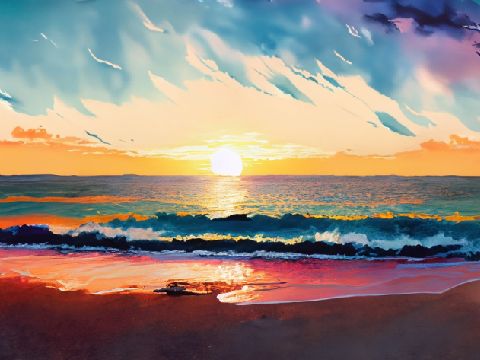
#> input picture src/mrelbp_cpp/sample.bmp, 480 x 360 px
$ python -i MRELBP_op.py   (imports and definitions only)
#> lines starting #> are read from the running program, lines starting #| are printed output that depends on the picture
from scipy.ndimage import median_filter
import cv2

import numpy as np
class MRELBP():
    def __init__(self, r=[2, 4, 6, 8], p = 8, w_c = 3, w_r = [3, 5, 7, 9]):
        self.r = r
        self.p = p
        self.w_c = w_c
        self.w_r = w_r
        self.count = 0
        # step :
        #   RGB2Gray
        #   Median
        #   CI
        #   Bi-interpolation -> RI & ND
        #   Histogram
    def fast_median(self, image, ksize):
        return cv2.medianBlur(image.astype(np.uint8), ksize)

    def median_processing(self, image):
        m_3x3 = self.fast_median(image, self.w_r[0])
        m_5x5 = self.fast_median(image, self.w_r[1])
        m_7x7 = self.fast_median(image, self.w_r[2])
        return m_3x3, m_5x5, m_7x7


    def mrelbp_ci(self, image, in_r):
        window_size = 2 * in_r + 1
        kernel_area = window_size ** 2
        padded = cv2.copyMakeBorder(image, in_r, in_r, in_r, in_r, cv2.BORDER_CONSTANT, value=0)
        h, w = image.shape
        patches = np.lib.stride_tricks.sliding_window_view(padded, (window_size, window_size))
        sum_o = patches.sum(axis=(-1, -2))
        sum_o = sum_o[in_r:h-in_r, in_r:w-in_r]
        pixel_central = image[in_r:h-in_r, in_r:w-in_r]
        scale_value = pixel_central * kernel_area
        return (scale_value >= sum_o).astype(np.uint8)


    # [173 lines left out: functions getInterpolation, convertToFixedPoint, getinterpolation_r_phi, jointHistogram, getNIDescriptor, getRDDescriptor and 4 more, not called in this run]
    def MRELBP(self, image):
        m_3x3, m_5x5, m_7x7 = self.median_processing(image)
        # np.savetxt("median_3x3_py.txt", m_3x3, fmt="%d")
        # np.savetxt("median_5x5_py.txt", m_5x5, fmt="%d")
        # np.savetxt("median_7x7_py.txt", m_7x7, fmt="%d")


        ci_r2 = self.mrelbp_ci(m_3x3, 2)
        ci_r4 = self.mrelbp_ci(m_3x3, 4)
        ci_r6 = self.mrelbp_ci(m_3x3, 6)
        # np.savetxt("ci_r2_py.txt", ci_r2, fmt="%d")
        # np.savetxt("ci_r4_py.txt", ci_r4, fmt="%d")
        # np.savetxt("ci_r6_py.txt", ci_r6, fmt="%d")

        NI_r2, RD_r2= self.NI_RD_descriptor(image, m_3x3, 2)
        NI_r4, RD_r4= self.NI_RD_descriptor(m_3x3, m_5x5, 4)
        NI_r6, RD_r6= self.NI_RD_descriptor(m_5x5, m_7x7, 6)

        # [9 lines of commented-out code are left out]

        hist_r2 = self.jointHistogram(ci_r2, NI_r2, RD_r2)
        hist_r4 = self.jointHistogram(ci_r4, NI_r4, RD_r4)
        hist_r6 = self.jointHistogram(ci_r6, NI_r6, RD_r6)

        hist_o = np.concatenate((hist_r2, hist_r4, hist_r6))

        return hist_o


    # [55 lines left out: functions getInterNeighbors, getNI_RD, not called in this run]

>>> import cv2
>>> picture = cv2.imread('sample.bmp')
#> picture is the input picture: shape (360, 480, 3); mean B, G, R 123.4, 132.5, 146.2
>>> result = MRELBP().MRELBP(picture)
#> call 2 of fast_median, with ksize = 5
#> in fast_median (call 2), `return cv2.medianBlur(image.astype(np.uint8), ksize)`:
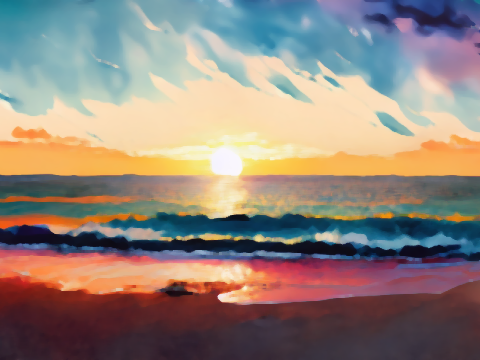
#> returned value: shape (360, 480, 3); mean of channels 0, 1, 2 123.1, 132.1, 146.1; drawn as B, G, R
#> in mrelbp_ci, `padded = cv2.copyMakeBorder(image, in_r, in_r, in_r, in_r, cv2.BORDER_..`:
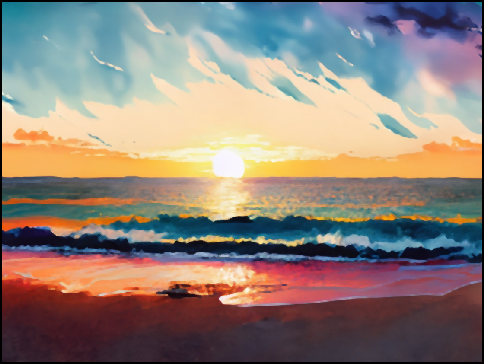
#> padded: shape (364, 484, 3); mean B, G, R 120.9, 129.8, 143.4
#> (the run stopped early here; a loop or call above may not have finished)
